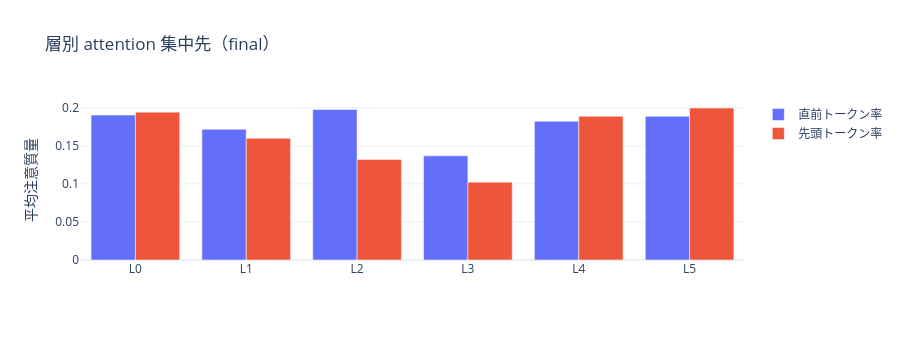

The notebook cell saved with this chart:
### Code cell
# 直前トークン率・平均距離を層別に
prev_f = np.array(stats["final"]["prev_token_ratio"]).mean(1)
dist_f = np.array(stats["final"]["distance"]).mean(1)
first_f = np.array(stats["final"]["first_token_ratio"]).mean(1)
fig = go.Figure()
fig.add_trace(go.Bar(x=[f"L{l}" for l in range(L)], y=prev_f, name="直前トークン率"))
fig.add_trace(go.Bar(x=[f"L{l}" for l in range(L)], y=first_f, name="先頭トークン率"))
fig.update_layout(barmode="group", title="層別 attention 集中先（final）",
                  yaxis_title="平均注意質量", template="plotly_white", height=340)
fig.show()
print("層別 平均注意距離:", [round(float(x),1) for x in dist_f], "tokens")

### Figure 1 — Plotly figure (JSON) as saved in the notebook; plotly's stock layout.template omitted (floating-point values rounded to 4 significant figures)
{"data": [{"name": "直前トークン率", "type": "bar", "x": ["L0", "L1", "L2", "L3", "L4", "L5"], "y": [0.1905, 0.1717, 0.1977, 0.1368, 0.1822, 0.1889]}, {"name": "先頭トークン率", "type": "bar", "x": ["L0", "L1", "L2", "L3", "L4", "L5"], "y": [0.1943, 0.16, 0.1322, 0.1023, 0.1888, 0.1997]}], "layout": {"barmode": "group", "height": 340, "title": {"text": "層別 attention 集中先（final）"}, "yaxis": {"title": {"text": "平均注意質量"}}}}
